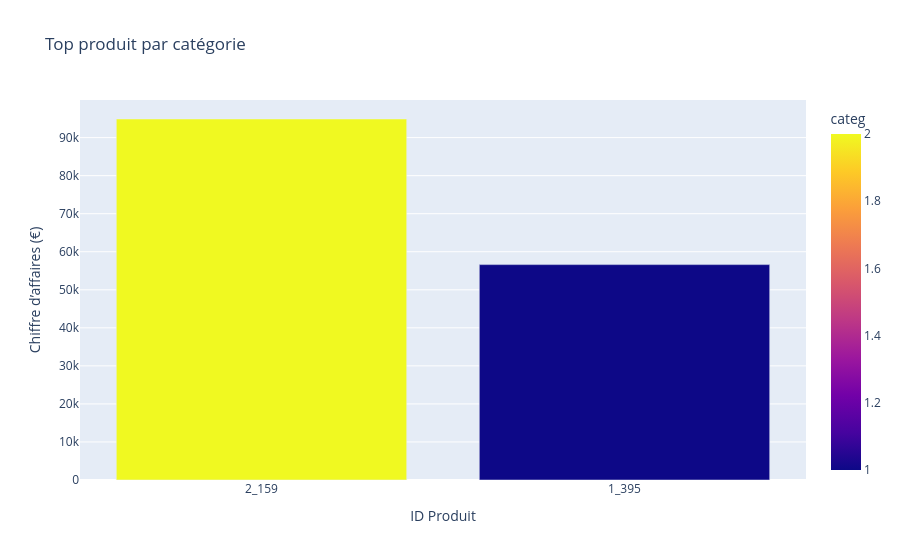

Notebook source saved alongside this figure:
### Code cell
fig = px.bar(
    top_par_categ,
    x='id_prod',
    y='ca_total',
    color='categ',
    title='Top produit par catégorie',
    labels={'id_prod': 'ID Produit', 'ca_total': 'Chiffre d’affaires (€)'}
)

fig.show()

### Figure 1 — Plotly figure (JSON) as saved in the notebook; plotly's stock layout.template omitted (floating-point values rounded to 4 significant figures)
{"data": [{"hovertemplate": "ID Produit=%{x}<br>Chiffre d’affaires (€)=%{y}<br>categ=%{marker.color}<extra></extra>", "legendgroup": "", "marker": {"color": [2, 1], "coloraxis": "coloraxis", "pattern": {"shape": ""}}, "name": "", "orientation": "v", "showlegend": false, "textposition": "auto", "type": "bar", "x": ["2_159", "1_395"], "xaxis": "x", "y": [94890.0, 56620.0], "yaxis": "y"}], "layout": {"autosize": true, "barmode": "relative", "coloraxis": {"colorbar": {"title": {"text": "categ"}}, "colorscale": [[0, "#0d0887"], [0.1111, "#46039f"], [0.2222, "#7201a8"], [0.3333, "#9c179e"], [0.4444, "#bd3786"], [0.5556, "#d8576b"], [0.6667, "#ed7953"], [0.7778, "#fb9f3a"], [0.8889, "#fdca26"], [1, "#f0f921"]]}, "legend": {"tracegroupgap": 0}, "title": {"text": "Top produit par catégorie"}, "xaxis": {"anchor": "y", "autorange": true, "domain": [0, 1], "range": [-0.5, 1.5], "title": {"text": "ID Produit"}, "type": "category"}, "yaxis": {"anchor": "x", "autorange": true, "domain": [0, 1], "range": [0, 99890.0], "title": {"text": "Chiffre d’affaires (€)"}, "type": "linear"}}}
